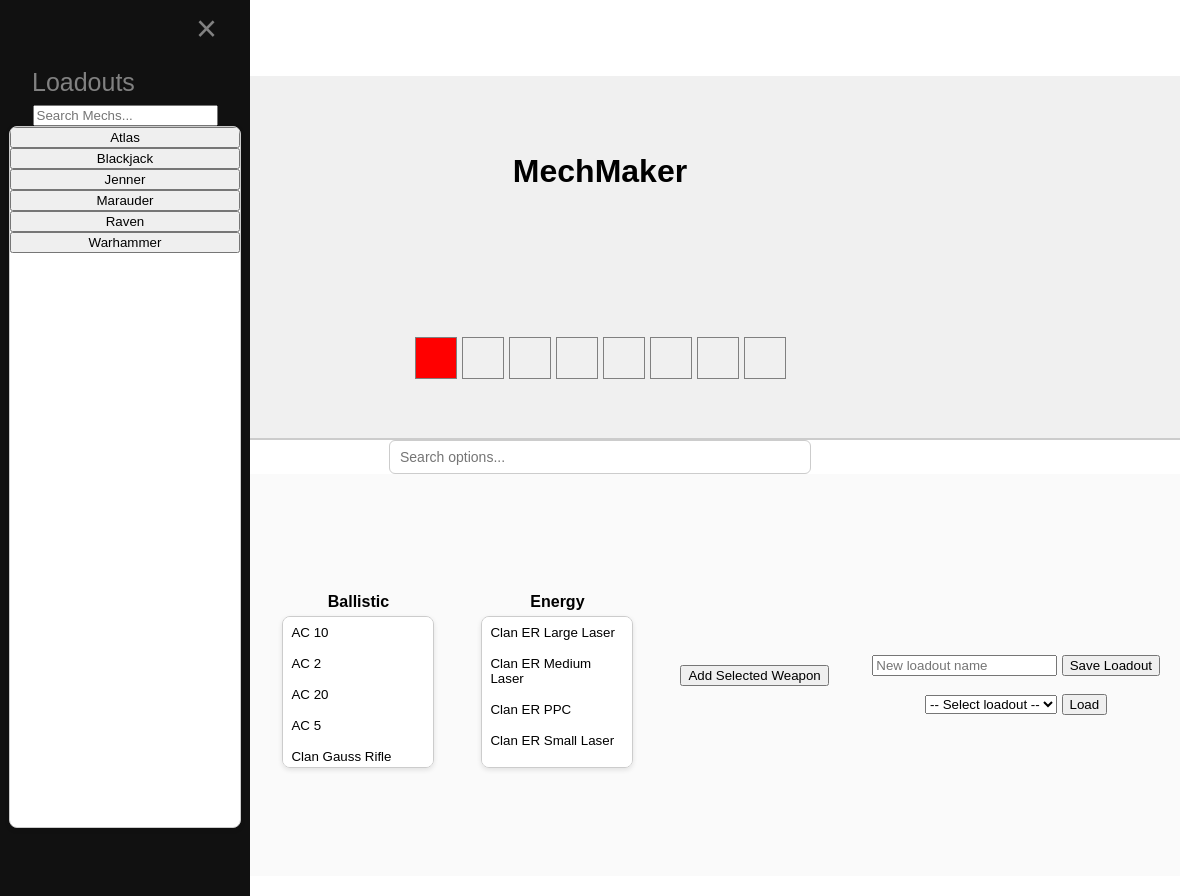
The page / on the database its author committed.
### tables this page shows
CREATE TABLE IF NOT EXISTS mech (
    mech_id INT AUTO_INCREMENT PRIMARY KEY,
    name VARCHAR(100) NOT NULL,
    tonnage INT NOT NULL,
    armor INT NOT NULL,
    speed INT NOT NULL,
    internals INT NOT NULL,
    image VARCHAR(255),
    no_weapons INT NOT NULL
);

CREATE TABLE IF NOT EXISTS weapon (
    weapon_id INT AUTO_INCREMENT PRIMARY KEY,
    name VARCHAR(100) NOT NULL,
    type VARCHAR(50) NOT NULL,
    short_damage INT NOT NULL,  
    medium_damage INT NOT NULL,
    long_damage INT NOT NULL  
);

### index.php (the view, shortened to what this page needs)
<?php
$servername = "localhost";
$username = "root";
$password = "4356An3?";
$dbname = "mechmaker";
$conn = new mysqli($servername, $username, $password, $dbname);
?>
<!DOCTYPE html>
<html lang="en">
<head>
    <link rel="stylesheet" href="css.css">
</head>
<body>
    <span style="font-size:30px;cursor:pointer" onclick="openNav()">&#9776;</span>
    <div id="mySidenav" class="sidenav">
        <a href="javascript:void(0)" class="closebtn" onclick="closeNav()">&times;</a>
        <a href="loadoutPage.php">Loadouts</a>
        <div class="search-container">
            <input type="text" id="mechSearch" placeholder="Search Mechs...">
        </div>
        <?php
        $mechs = $conn->query("SELECT mech_id, name, no_weapons FROM mech ORDER BY name");
        ?>
        <div class="mechMenu">
            <?php while ($row = $mechs->fetch_assoc()): ?>
                <button
                    type="button"
                    data-mech-id="<?= (int)$row['mech_id'] ?>"
                    data-no-weapons="<?= (int)$row['no_weapons'] ?>">
                    <?= htmlspecialchars($row['name']) ?>
                </button>
            <?php endwhile; ?>
        </div>
    </div>
    <div>
    </div>
    <div id="main">
        <div class="top-section">
            <h1>MechMaker</h1>
            <div id="mechWrapper">
            </div>
            <div class="weaponSlots">
                <div class="weaponSlot"></div>
                <div class="weaponSlot"></div>
                <div class="weaponSlot"></div>
                <div class="weaponSlot"></div>
                <div class="weaponSlot"></div>
                <div class="weaponSlot"></div>
                <div class="weaponSlot"></div>
                <div class="weaponSlot"></div>
            </div>
        </div>
        <hr>
        <div class="search-container">
            <input type="text" id="buttonSearch" placeholder="Search options...">
        </div>
        <div class="bottom-section">
            <div class="bottom-section">
                <?php
                $weapons = $conn->query("
                    SELECT weapon_id, name, type
                    FROM weapon
                    ORDER BY type, name
                ");
                $missiles   = [];
                $ballistics = [];
                $energy     = [];
                while ($w = $weapons->fetch_assoc()) {
                    $type = strtolower($w['type']);
                    if ($type === 'missile') {
                        $missiles[] = $w;
                    } elseif ($type === 'ballistic') {
                        $ballistics[] = $w;
                    } elseif ($type === 'energy') {
                        $energy[] = $w;
                    }
                }
                ?>
                <div class="menu-container">
                    <div class="menu-label">Missile</div>
                    <div class="menu">
                        <?php foreach ($missiles as $w): ?>
                            <button type="button"
                                data-weapon-id="<?= (int)$w['weapon_id'] ?>">
                            </button>
                        <?php endforeach; ?>
                    </div>
                </div>
                <div class="menu-container">
                    <div class="menu-label">Ballistic</div>
                    <div class="menu">
                        <?php foreach ($ballistics as $w): ?>
                            <button type="button"
                                data-weapon-id="<?= (int)$w['weapon_id'] ?>">
                                <?= htmlspecialchars($w['name']) ?>
                            </button>
                        <?php endforeach; ?>
                    </div>
                </div>
                <div class="menu-container">
                    <div class="menu-label">Energy</div>
                    <div class="menu">
                        <?php foreach ($energy as $w): ?>
                            <button type="button"
                                data-weapon-id="<?= (int)$w['weapon_id'] ?>">
                                <?= htmlspecialchars($w['name']) ?>
                            </button>
                        <?php endforeach; ?>
                    </div>
                </div>
                <button type="button" onclick="addWeapon()">Add Selected Weapon</button>
            </div>
            <div id="loadoutControls" style="margin-top:20px; text-align:center;">
                <input type="text" id="loadoutName" placeholder="New loadout name">
                <button type="button" id="saveLoadoutBtn">
                    Save Loadout
                </button>
                <br><br>
                <select id="loadoutSelect">
                    <option value="">-- Select loadout --</option>
                </select>
                <button type="button" id="loadLoadoutBtn">
                    Load
                </button>
            </div>
        </div>
</body>
</html>

### css.css (style rules this page uses)
.sidenav { height: 100%; width: 250px; position: fixed; z-index: 1; top: 0; left: 0; background-color: #111; overflow-x: hidden; padding-top: 60px; transition: 0.5s; }
.sidenav a { padding: 8px 8px 8px 32px; text-decoration: none; font-size: 25px; color: #818181; display: block; }
.sidenav .closebtn { position: absolute; top: 0; right: 25px; font-size: 36px; margin-left: 50px; }
#main { transition: margin-left .5s; padding: 20px; display: flex; flex-direction: column; height: 100vh; }
body { font-family: Arial, sans-serif; margin: 0; padding: 0; }
.top-section { flex: 1; display: flex; justify-content: center; align-items: center; background-color: #f0f0f0; }
hr { margin: 0; border: none; border-top: 2px solid #ccc; }
.bottom-section { flex: 1; display: flex; justify-content: space-around; align-items: center; background-color: #fafafa; padding: 20px; }
.mechMenu { margin: auto; display: flex; flex-direction: column; width: 230px; height: 700px; overflow-y: auto; border: 1px solid #ccc; border-radius: 8px; background-color: white; box-shadow: 0 2px 5px rgba(0, 0, 0, 0.1); }
.menu { display: flex; flex-direction: column; width: 150px; height: 150px; overflow-y: auto; border: 1px solid #ccc; border-radius: 8px; background-color: white; box-shadow: 0 2px 5px rgba(0, 0, 0, 0.1); }
.menu-container { display: flex; flex-direction: column; align-items: center; }
.menu button { border: none; background: none; padding: 8px; cursor: pointer; text-align: left; transition: background-color 0.2s; }
#main { display: flex; flex-direction: column; height: 100vh; }
.top-section { flex: 1; display: flex; flex-direction: column; justify-content: center; align-items: center; gap: 10px; background-color: #f0f0f0; }
.search-container { display: flex; justify-content: center; width: 100%; }
#buttonSearch { width: 60%; max-width: 400px; padding: 8px 10px; border-radius: 6px; border: 1px solid #ccc; font-size: 14px; }
.weaponSlots { width: 500px; height: 50px; display: flex; gap: 5px; padding: 0px; justify-content: center; align-items: center; }
.weaponSlot { width: 40px; height: 40px; border: 1px solid gray; display: flex; justify-content: center; align-items: center; font-size: 8px; text-align: center; }
.weaponSlot.active { background-color: red; }
.menu-label { font-weight: bold; margin: 10px 0 5px 0; text-align: center; }

### rows shown on the page
mech: name "Atlas"
mech: name "Blackjack"
mech: name "Jenner"
mech: name "Marauder"
mech: name "Raven"
mech: name "Warhammer"
weapon: name "AC 10"
weapon: name "AC 2"
weapon: name "AC 20"
weapon: name "AC 5"
weapon: name "Clan Gauss Rifle"
weapon: name "Clan ER Large Laser"
weapon: name "Clan ER Medium Laser"
weapon: name "Clan ER PPC"
weapon: name "Clan ER Small Laser"
